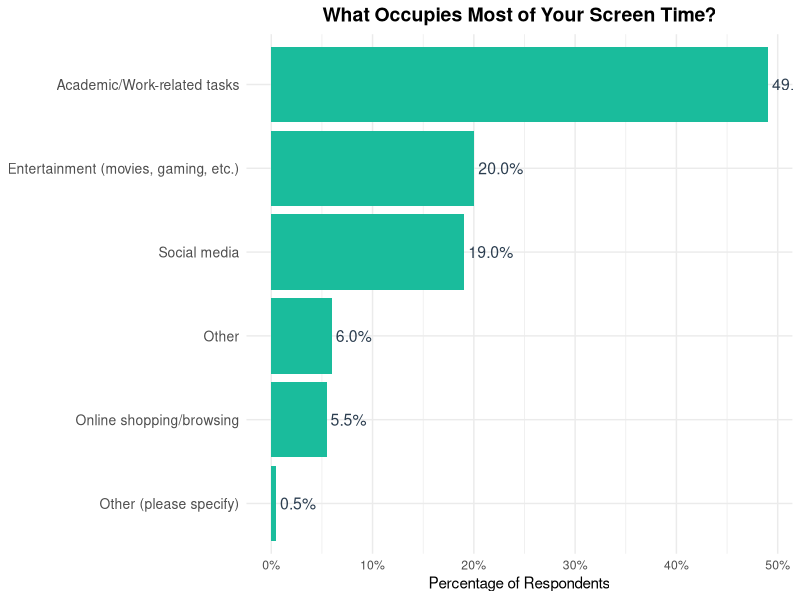
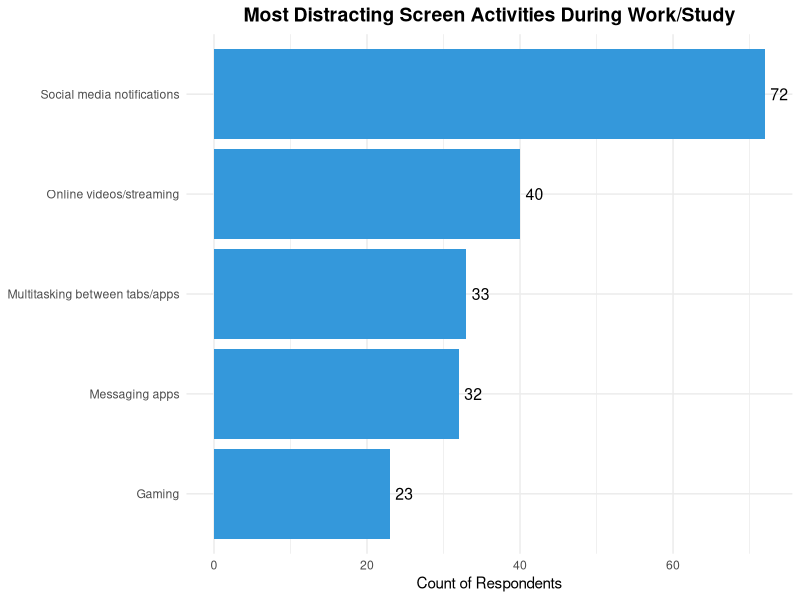
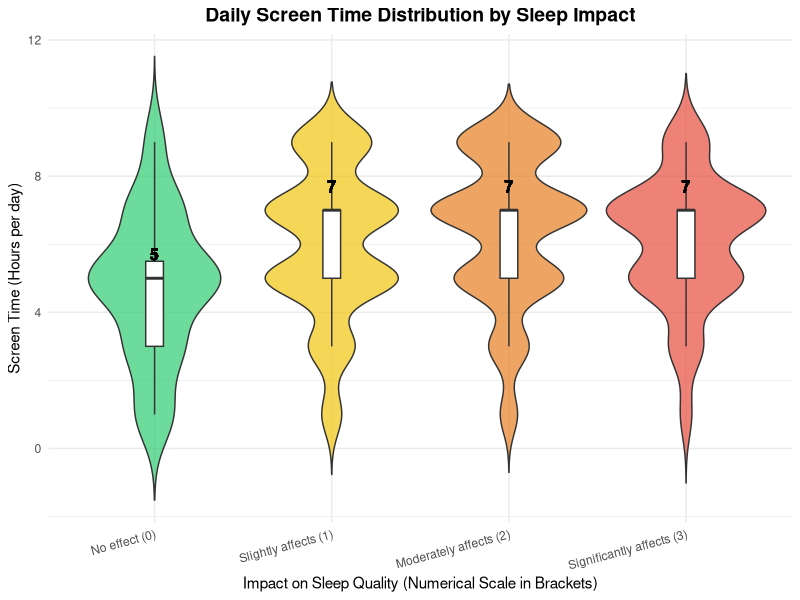
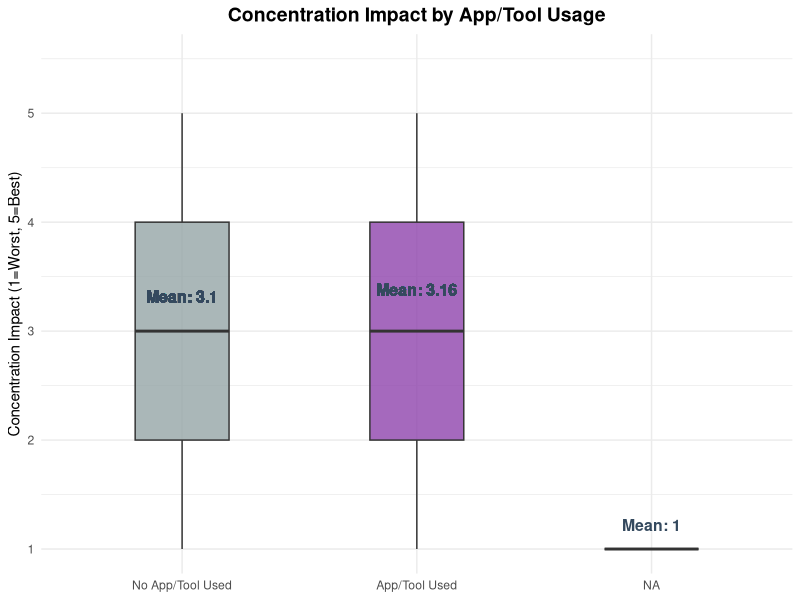
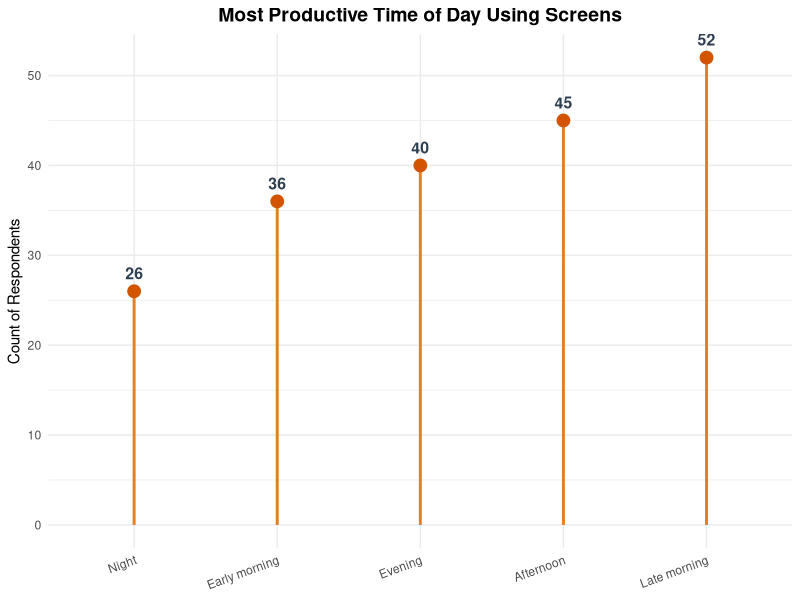
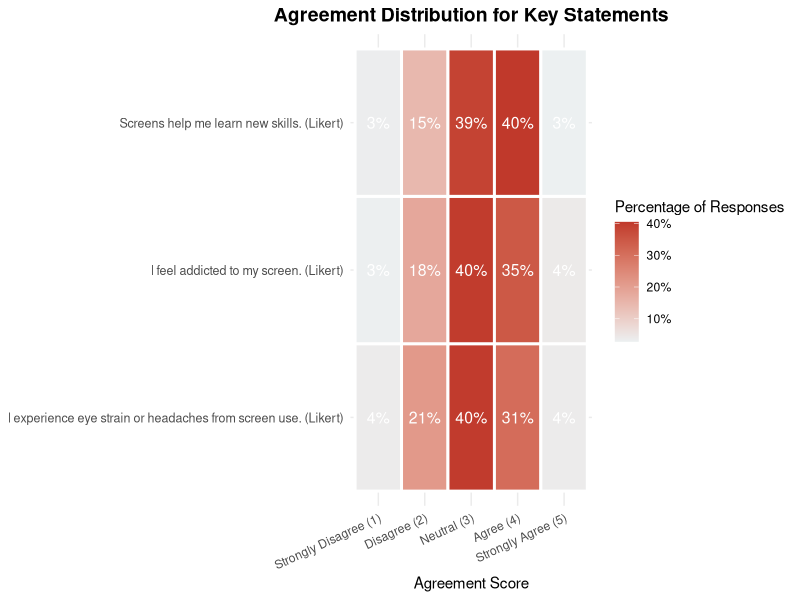

The R script that drew these images, in order:
# Load necessary libraries
library(tidyverse)
library(scales) # For better label formatting

# Load the preprocessed CSV file
df <- read_csv("ResponsesDma_preprocessed_R.csv")

# ----------------------------------------------------------------------
# 1. Primary Screen Usage (Proportional Bar Chart)
# Insight: Percentage breakdown of what occupies most of the respondents' time.
# ----------------------------------------------------------------------

plot_primary_usage <- df %>%
  count(`Primary Screen Usage`) %>%
  mutate(
    Percentage = n / sum(n),
    Label_Text = scales::percent(Percentage) # Create percentage label
  ) %>%
  # Order by percentage
  mutate(`Primary Screen Usage` = fct_reorder(`Primary Screen Usage`, Percentage)) %>%
  ggplot(aes(x = Percentage, y = `Primary Screen Usage`)) +
  geom_col(fill = "#1ABC9C") +
  # Add data labels
  geom_text(aes(label = Label_Text), hjust = -0.1, size = 4, color = "#2C3E50") +
  labs(
    title = "What Occupies Most of Your Screen Time?",
    x = "Percentage of Respondents",
    y = NULL
  ) +
  scale_x_continuous(labels = scales::percent) +
  theme_minimal() +
  theme(
    plot.title = element_text(face = "bold", hjust = 0.5, size = 14),
    axis.text.y = element_text(size = 10)
  )

print(plot_primary_usage)

# ----------------------------------------------------------------------
# 2. Most Distracting Activity (Top Categories - Enhanced Bar Chart)
# Insight: Highlights the top distractions with count labels.
# ----------------------------------------------------------------------

plot_distraction <- df %>%
  count(`Most Distracting Activity`, sort = TRUE) %>%
  mutate(`Most Distracting Activity` = fct_reorder(`Most Distracting Activity`, n)) %>%
  ggplot(aes(x = n, y = `Most Distracting Activity`)) +
  geom_col(fill = "#3498DB") +
  # Add count labels
  geom_text(aes(label = n), hjust = -0.3, size = 4) +
  labs(
    title = "Most Distracting Screen Activities During Work/Study",
    x = "Count of Respondents",
    y = NULL
  ) +
  theme_minimal() +
  theme(
    plot.title = element_text(face = "bold", hjust = 0.5, size = 14)
  )

print(plot_distraction)

# ----------------------------------------------------------------------
# 3. Screen Time vs. Sleep Quality Impact (Violin Plot with Median Labels)
# Insight: Relationship between screen time (distribution) and sleep issues.
# ----------------------------------------------------------------------

# 1. Create the ordered factor for sleep quality labels
df <- df %>%
  mutate(`Sleep Quality Factor` = factor(`Sleep Quality Impact`,
                                         levels = c(0, 1, 2, 3),
                                         labels = c("No effect (0)", "Slightly affects (1)", "Moderately affects (2)", "Significantly affects (3)"),
                                         ordered = TRUE)) %>%
  # 2. Calculate medians for labels
  group_by(`Sleep Quality Factor`) %>%
  mutate(median_time = median(`Screen Time (Hours)`, na.rm = TRUE)) %>%
  ungroup()

plot_sleep_impact <- df %>%
  ggplot(aes(x = `Sleep Quality Factor`, y = `Screen Time (Hours)`, fill = `Sleep Quality Factor`)) +
  geom_violin(trim = FALSE, alpha = 0.7) +
  geom_boxplot(width = 0.1, outlier.shape = NA, fill = "white") +
  # Add median labels
  geom_text(aes(y = median_time, label = round(median_time, 1)),
            color = "black",
            fontface = "bold",
            size = 4,
            vjust = -1.5,
            position = position_dodge(width = 0.1)) +
  labs(
    title = "Daily Screen Time Distribution by Sleep Impact",
    x = "Impact on Sleep Quality (Numerical Scale in Brackets)",
    y = "Screen Time (Hours per day)"
  ) +
  scale_fill_manual(values = c("#2ECC71", "#F1C40F", "#E67E22", "#E74C3C")) +
  theme_minimal() +
  theme(
    legend.position = "none",
    plot.title = element_text(face = "bold", hjust = 0.5, size = 14),
    axis.text.x = element_text(angle = 15, hjust = 1)
  )

print(plot_sleep_impact)


# ----------------------------------------------------------------------
# 4. App/Tool Usage vs. Concentration Impact (Box Plot with Labels)
# Insight: Compares concentration scores for users vs. non-users of focus apps.
# ----------------------------------------------------------------------

# 1. Create factor labels for App Usage
df <- df %>%
  mutate(`App/Tool Usage Factor` = factor(`App/Tool Usage`,
                                          levels = c(0, 1),
                                          labels = c("No App/Tool Used", "App/Tool Used"))) %>%
  # 2. Calculate mean concentration for labels
  group_by(`App/Tool Usage Factor`) %>%
  mutate(mean_concentration = mean(`Concentration Impact (1-5)`, na.rm = TRUE)) %>%
  ungroup()

plot_app_concentration <- df %>%
  ggplot(aes(x = `App/Tool Usage Factor`, y = `Concentration Impact (1-5)`, fill = `App/Tool Usage Factor`)) +
  geom_boxplot(width = 0.4, alpha = 0.8) +
  # Add mean concentration labels
  geom_text(aes(y = mean_concentration, label = paste("Mean:", round(mean_concentration, 2))),
            color = "#34495E",
            fontface = "bold",
            size = 4,
            vjust = -1.5) +
  labs(
    title = "Concentration Impact by App/Tool Usage",
    x = NULL,
    y = "Concentration Impact (1=Worst, 5=Best)"
  ) +
  scale_y_continuous(breaks = 1:5, limits = c(1, 5.5)) +
  scale_fill_manual(values = c("#95A5A6", "#8E44AD")) +
  theme_minimal() +
  theme(
    legend.position = "none",
    plot.title = element_text(face = "bold", hjust = 0.5, size = 14)
  )

print(plot_app_concentration)

# ----------------------------------------------------------------------
# 5. Productivity Time Distribution (Lollipop Chart)
# Insight: Clear visualization of when respondents feel most productive.
# ----------------------------------------------------------------------

plot_productivity_time <- df %>%
  count(`Most Productive Time`) %>%
  drop_na() %>%
  mutate(`Most Productive Time` = fct_reorder(`Most Productive Time`, n)) %>%
  ggplot(aes(x = `Most Productive Time`, y = n)) +
  geom_segment(aes(xend = `Most Productive Time`, yend = 0), color = "#E67E22", linewidth = 1) +
  geom_point(size = 4, color = "#D35400") +
  # Add count labels
  geom_text(aes(label = n), vjust = -1, size = 4, color = "#2C3E50", fontface = "bold") +
  labs(
    title = "Most Productive Time of Day Using Screens",
    x = NULL,
    y = "Count of Respondents"
  ) +
  theme_minimal() +
  theme(
    plot.title = element_text(face = "bold", hjust = 0.5, size = 14),
    axis.text.x = element_text(angle = 20, hjust = 1)
  )

print(plot_productivity_time)

# ----------------------------------------------------------------------
# 6. Likert Scale Agreement Heatmap (Visualizing Three Agreement Columns)
# Insight: How responses are distributed across agreement statements.
# ----------------------------------------------------------------------

# 1. Gather the three Likert columns into a long format
likert_df <- df %>%
  select(`Screens help me learn new skills. (Likert)`,
         `I feel addicted to my screen. (Likert)`,
         `I experience eye strain or headaches from screen use. (Likert)`) %>%
  pivot_longer(
    cols = everything(),
    names_to = "Statement",
    values_to = "Agreement_Score"
  ) %>%
  drop_na() %>%
  # 2. Count the frequency for each combination
  count(Statement, Agreement_Score) %>%
  group_by(Statement) %>%
  mutate(Percentage = n / sum(n)) %>%
  ungroup() %>%
  # 3. Create descriptive labels for the score
  mutate(
    Agreement_Label = case_when(
      Agreement_Score == 5 ~ "Strongly Agree (5)",
      Agreement_Score == 4 ~ "Agree (4)",
      Agreement_Score == 3 ~ "Neutral (3)",
      Agreement_Score == 2 ~ "Disagree (2)",
      Agreement_Score == 1 ~ "Strongly Disagree (1)",
      TRUE ~ "NA"
    ),
    # 4. Convert score to a factor for correct ordering
    Agreement_Label = factor(Agreement_Label, levels = c("Strongly Disagree (1)", "Disagree (2)", "Neutral (3)", "Agree (4)", "Strongly Agree (5)"))
  )

plot_heatmap <- likert_df %>%
  ggplot(aes(x = Agreement_Label, y = Statement, fill = Percentage)) +
  geom_tile(color = "white", linewidth = 1) +
  # Add percentage labels (legends) to the tiles
  geom_text(aes(label = scales::percent(Percentage, accuracy = 1)), color = "white", size = 4) +
  labs(
    title = "Agreement Distribution for Key Statements",
    x = "Agreement Score",
    y = NULL,
    fill = "Percentage of Responses"
  ) +
  scale_fill_gradient(low = "#ECF0F1", high = "#C0392B", labels = scales::percent) +
  theme_minimal() +
  theme(
    plot.title = element_text(face = "bold", hjust = 0.5, size = 14),
    axis.text.x = element_text(angle = 25, vjust = 1, hjust = 1),
    axis.text.y = element_text(size = 9)
  )

print(plot_heatmap)